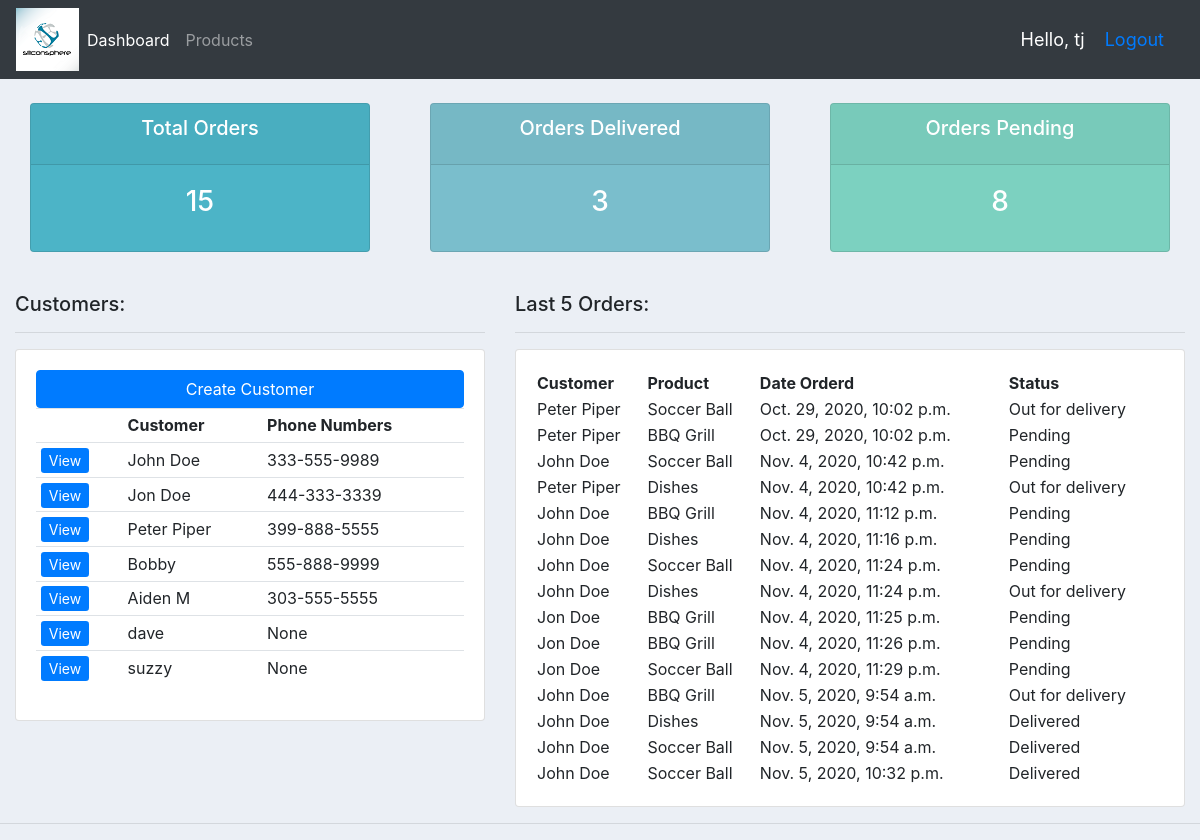
The app's page / (signed in) with its own data.
### accounts/models.py (models this page shows, shortened)
class Customer(models.Model):
    user = models.OneToOneField(User, null=True, on_delete=models.CASCADE)
    name = models.CharField(max_length=200, null=True)
    phone = models.CharField(max_length=200, null=True)
    email = models.EmailField(max_length=254, null=True)
    profile_pic = models.ImageField(default='defaultpro.png',null=True, blank=True)
    date_created = models.DateTimeField(auto_now_add=True, null=True)
    def __str__(self):
        return self.name

class Order(models.Model):
    STATUS = (
            ('Pending', 'Pending'),
            ('Out for delivery', 'Out for delivery'),
            ('Delivered', 'Delivered'),
    )
    customer = models.ForeignKey(Customer, null=True, on_delete=models.SET_NULL)
    product = models.ForeignKey(Product, null=True, on_delete=models.SET_NULL)
    date_created = models.DateTimeField(auto_now_add=True, null=True)
    status = models.CharField(max_length=200, null=True, choices=STATUS)

class Product(models.Model):
    CATEGORY = (
            ('Indoor', 'Indoor'),
            ('Outdoor', 'Outdoor'),
    )
    name = models.CharField(max_length=200, null=True)
    price = models.FloatField(null=True)
    category = models.CharField(max_length=200, null=True, choices=CATEGORY)
    description = models.CharField(max_length=200, null=True, blank=True)
    date_created = models.DateTimeField(auto_now_add=True, null=True)
    tags = models.ManyToManyField(Tag)
    def __str__(self):
        return self.name

### accounts/decorators.py (the view)
    def wrapper_func(request, *args, **kwargs):
        group = None
        if request.user.groups.exists():
            group = request.user.groups.all()[0].name
        if group == 'customer':
            return redirect('user')
        if group == 'admin':
            return view_func(request, *args, **kwargs)

### accounts/views.py (called while the page is built)
@login_required(login_url='login')
@admin_only
def home(request):
    customers = Customer.objects.all()
    orders = Order.objects.all()
    total_customers = customers.count()
    total_orders = orders.count()
    delivered = orders.filter(status='Delivered').count()
    pending = orders.filter(status='Pending').count()
    context = {'customers': customers, 'orders': orders, 'order_count': total_orders, 'orders_delivered':delivered, 'orders_pending':pending}
    return render(request, 'accounts/dashboard.html',  context)

### accounts/templates/accounts/dashboard.html
{% extends 'accounts/main.html' %}
{% block content %}
{% include 'accounts/status.html' %}
<br>
<div class="row">
    <div class="col-sm-5">
        <h5 class="card-title">Customers:</h5>
        <hr>
        <div class="card card-body">
            <a href="#" class="btn btn-primary">Create Customer</a>
            <table class="table table-sm">
                <tr>
                    <th></th>
                    <th>Customer</th>
                    <th>Phone Numbers</th>
                </tr>
                {% for i in customers %}
                    <tr>
                        <td><a href="{% url 'customers' i.id %}" class="btn-sm btn-primary">View</a></td>
                        <td>{{i.name}}</a></td>
                        <td>{{i.phone}}</td>
                    </tr>
                {% endfor %}
            </table>
        </div>
    </div>
    <div class="col-sm-7">
        <h5 class="card-title">Last 5 Orders:</h5>
        <hr>
        <div class="card card-body">
            <table>
                <tr>
                    <th>Customer</th>
                    <th>Product</th>
                    <th>Date Orderd</th>
                    <th>Status</th>
                </tr>
                {% for i in orders %}
                    <tr>
                        <td>{{ i.customer }}</td>
                        <td>{{ i.product }}</td>
                        <td>{{ i.date_created }}</td>
                        <td>{{i.status}}</td>
                        <td>
                        </td>
                    </tr>
                {% endfor %}
            </table>
        </div>
    </div>
</div>
{% endblock %}

### accounts/templates/accounts/navbar.html (shortened to what this page needs)
{% load static %}
<nav class="navbar navbar-expand-lg navbar-dark bg-dark">
    <img src="{% static 'images/23.png' %}">
    <div class="collapse navbar-collapse" id="navbarNavAltMarkup">
      <div class="navbar-nav">
        {% if request.user.is_staff %}
          <a class="nav-item nav-link active" href="{% url 'dashboard' %}">Dashboard <span class="sr-only">(current)</span></a>
          <a class="nav-item nav-link" href="{% url 'products' %}">Products</a>
        {% elif request.user.is_customer %}
          <a class="nav-item nav-link" href="{% url 'account' %}">Settings</a>
        {% endif %}
      </div>
    </div>
    <span class="rt-side-msg">Hello, {{ request.user }} </span>
    <span class="rt-side-msg"><a href="{% url 'logout' %}">Logout</a></span>
  </nav>

### static/css/main.css (style rules this page uses)
body { background-color: #ebeff5; }

### accounts/templates/accounts/navbar.html (style rules this page uses)
.rt-side-msg { font-size: 18px; color: #fff; margin-right: 20px; float: right; }

### records on screen
Customer: name "John Doe", phone "333-555-9989"
Customer: name "Jon Doe", phone "444-333-3339"
Customer: name "Peter Piper", phone "399-888-5555"
Customer: name "Bobby", phone "555-888-9999"
Customer: name "Aiden M", phone "303-555-5555"
Customer: name "dave", phone "None"
Customer: name "suzzy", phone "None"
Order: customer "Peter Piper", product "Soccer Ball", date_created "Oct. 29, 2020, 10:02 p.m.", status "Out for delivery"
Order: customer "Peter Piper", product "BBQ Grill", date_created "Oct. 29, 2020, 10:02 p.m.", status "Pending"
Order: customer "John Doe", product "Soccer Ball", date_created "Nov. 4, 2020, 10:42 p.m.", status "Pending"
Order: customer "Peter Piper", product "Dishes", date_created "Nov. 4, 2020, 10:42 p.m.", status "Out for delivery"
Order: customer "John Doe", product "BBQ Grill", date_created "Nov. 4, 2020, 11:12 p.m.", status "Pending"
Order: customer "John Doe", product "Dishes", date_created "Nov. 4, 2020, 11:16 p.m.", status "Pending"
Order: customer "John Doe", product "Soccer Ball", date_created "Nov. 4, 2020, 11:24 p.m.", status "Pending"
Order: customer "John Doe", product "Dishes", date_created "Nov. 4, 2020, 11:24 p.m.", status "Out for delivery"
Order: customer "Jon Doe", product "BBQ Grill", date_created "Nov. 4, 2020, 11:25 p.m.", status "Pending"
Order: customer "Jon Doe", product "BBQ Grill", date_created "Nov. 4, 2020, 11:26 p.m.", status "Pending"
Order: customer "Jon Doe", product "Soccer Ball", date_created "Nov. 4, 2020, 11:29 p.m.", status "Pending"
Order: customer "John Doe", product "BBQ Grill", date_created "Nov. 5, 2020, 9:54 a.m.", status "Out for delivery"
Order: customer "John Doe", product "Dishes", date_created "Nov. 5, 2020, 9:54 a.m.", status "Delivered"
Order: customer "John Doe", product "Soccer Ball", date_created "Nov. 5, 2020, 9:54 a.m.", status "Delivered"
Order: customer "John Doe", product "Soccer Ball", date_created "Nov. 5, 2020, 10:32 p.m.", status "Delivered"

### other values on screen
{{ request.user }} "tj"
{{ order_count }} "15"
{{ orders_delivered }} "3"
{{ orders_pending }} "8"
